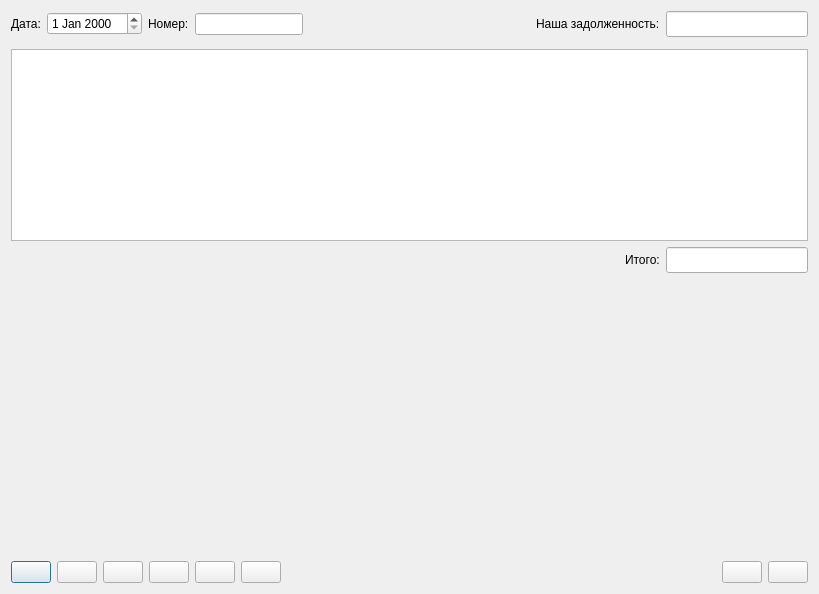
<?xml version="1.0" encoding="UTF-8"?>
<ui version="4.0">
 <class>dialog</class>
 <widget class="Dialog" name="dialog">
  <property name="geometry">
   <rect>
    <x>0</x>
    <y>0</y>
    <width>819</width>
    <height>594</height>
   </rect>
  </property>
  <property name="sizePolicy">
   <sizepolicy hsizetype="Expanding" vsizetype="Expanding">
    <horstretch>0</horstretch>
    <verstretch>0</verstretch>
   </sizepolicy>
  </property>
  <property name="name" stdset="0">
   <string>Документ3</string>
  </property>
  <property name="caption" stdset="0">
   <string>Товар в рознице. Реализация за наличные расчет</string>
  </property>
  <layout class="QVBoxLayout" name="vbxLayout">
   <item>
    <layout class="QHBoxLayout">
     <item>
      <widget class="QLabel" name="label">
       <property name="sizePolicy">
        <sizepolicy hsizetype="Fixed" vsizetype="Fixed">
         <horstretch>0</horstretch>
         <verstretch>0</verstretch>
        </sizepolicy>
       </property>
       <property name="text">
        <string>Дата:</string>
       </property>
      </widget>
     </item>
     <item>
      <widget class="QDateEdit" name="dateEdit">
       <property name="sizePolicy">
        <sizepolicy hsizetype="Fixed" vsizetype="Fixed">
         <horstretch>0</horstretch>
         <verstretch>0</verstretch>
        </sizepolicy>
       </property>
       <property name="font">
        <font>
         <pointsize>9</pointsize>
         <weight>50</weight>
         <bold>false</bold>
        </font>
       </property>
       <property name="readOnly">
        <bool>false</bool>
       </property>
      </widget>
     </item>
     <item>
      <widget class="QLabel" name="label">
       <property name="sizePolicy">
        <sizepolicy hsizetype="Fixed" vsizetype="Fixed">
         <horstretch>0</horstretch>
         <verstretch>0</verstretch>
        </sizepolicy>
       </property>
       <property name="text">
        <string>Номер:</string>
       </property>
      </widget>
     </item>
     <item>
      <widget class="QLineEdit" name="numberEdit">
       <property name="sizePolicy">
        <sizepolicy hsizetype="Fixed" vsizetype="Fixed">
         <horstretch>0</horstretch>
         <verstretch>0</verstretch>
        </sizepolicy>
       </property>
       <property name="font">
        <font>
         <pointsize>9</pointsize>
         <weight>50</weight>
         <bold>false</bold>
        </font>
       </property>
       <property name="readOnly">
        <bool>false</bool>
       </property>
      </widget>
     </item>
     <item>
      <spacer name="horizontalSpacer">
       <property name="orientation">
        <enum>Qt::Horizontal</enum>
       </property>
       <property name="sizeHint" stdset="0">
        <size>
         <width>40</width>
         <height>20</height>
        </size>
       </property>
      </spacer>
     </item>
     <item>
      <widget class="QLabel" name="label_2">
       <property name="text">
        <string>Наша задолженность:</string>
       </property>
      </widget>
     </item>
     <item>
      <widget class="MyNumericEdit" name="myNumericEditDebt">
       <property name="sizePolicy">
        <sizepolicy hsizetype="Fixed" vsizetype="Fixed">
         <horstretch>0</horstretch>
         <verstretch>0</verstretch>
        </sizepolicy>
       </property>
       <property name="font">
        <font>
         <pointsize>11</pointsize>
         <weight>75</weight>
         <bold>true</bold>
        </font>
       </property>
       <property name="readOnly">
        <bool>true</bool>
       </property>
      </widget>
     </item>
    </layout>
   </item>
   <item>
    <widget class="DocParameters" name="docParameters"/>
   </item>
   <item>
    <layout class="QHBoxLayout" name="tableLayout">
     <item>
      <widget class="TableView" name="tableView">
       <property name="geometry">
        <rect>
         <x>0</x>
         <y>0</y>
         <width>640</width>
         <height>480</height>
        </rect>
       </property>
       <property name="sizePolicy">
        <sizepolicy hsizetype="Expanding" vsizetype="Fixed">
         <horstretch>0</horstretch>
         <verstretch>0</verstretch>
        </sizepolicy>
       </property>
      </widget>
     </item>
    </layout>
   </item>
   <item>
    <layout class="QHBoxLayout" name="horizontalLayout_3">
     <item>
      <widget class="Picture" name="picture"/>
     </item>
     <item>
      <layout class="QVBoxLayout" name="verticalLayout">
       <item>
        <layout class="QHBoxLayout" name="phbxItogLayout">
         <item>
          <spacer name="horizontalSpacer">
           <property name="orientation">
            <enum>Qt::Horizontal</enum>
           </property>
           <property name="sizeHint" stdset="0">
            <size>
             <width>40</width>
             <height>20</height>
            </size>
           </property>
          </spacer>
         </item>
         <item>
          <widget class="QLabel" name="label">
           <property name="sizePolicy">
            <sizepolicy hsizetype="Fixed" vsizetype="Fixed">
             <horstretch>0</horstretch>
             <verstretch>0</verstretch>
            </sizepolicy>
           </property>
           <property name="text">
            <string>Итого:</string>
           </property>
          </widget>
         </item>
         <item>
          <widget class="MyNumericEdit" name="itogNumeric">
           <property name="sizePolicy">
            <sizepolicy hsizetype="Fixed" vsizetype="Fixed">
             <horstretch>0</horstretch>
             <verstretch>0</verstretch>
            </sizepolicy>
           </property>
           <property name="font">
            <font>
             <pointsize>11</pointsize>
             <weight>75</weight>
             <bold>true</bold>
            </font>
           </property>
           <property name="readOnly">
            <bool>true</bool>
           </property>
          </widget>
         </item>
        </layout>
       </item>
       <item>
        <spacer name="verticalSpacer">
         <property name="orientation">
          <enum>Qt::Vertical</enum>
         </property>
         <property name="sizeHint" stdset="0">
          <size>
           <width>20</width>
           <height>40</height>
          </size>
         </property>
        </spacer>
       </item>
      </layout>
     </item>
    </layout>
   </item>
   <item>
    <layout class="QHBoxLayout" name="cmdButtonLayout">
     <item>
      <widget class="QPushButton" name="buttonAdd">
       <property name="text">
        <string/>
       </property>
       <property name="icon">
        <iconset>
         <normaloff>:buttonAdd</normaloff>
         <normalon>:buttonAdd</normalon>
         <activeoff>:buttonAdd</activeoff>
         <activeon>:buttonAdd</activeon>
         <selectedoff>:buttonAdd</selectedoff>
         <selectedon>:buttonAdd</selectedon>:buttonAdd</iconset>
       </property>
      </widget>
     </item>
     <item>
      <widget class="QPushButton" name="buttonQueryAdd">
       <property name="text">
        <string/>
       </property>
       <property name="icon">
        <iconset resource="../../../resources.qrc">
         <normaloff>:/buttonQueryAdd</normaloff>:/buttonQueryAdd</iconset>
       </property>
      </widget>
     </item>
     <item>
      <widget class="QPushButton" name="buttonDelete">
       <property name="text">
        <string/>
       </property>
       <property name="icon">
        <iconset>
         <normaloff>:buttonDelete</normaloff>
         <normalon>:buttonDelete</normalon>
         <activeoff>:buttonDelete</activeoff>
         <activeon>:buttonDelete</activeon>
         <selectedoff>:buttonDelete</selectedoff>
         <selectedon>:buttonDelete</selectedon>:buttonDelete</iconset>
       </property>
      </widget>
     </item>
     <item>
      <widget class="QPushButton" name="buttonRequery">
       <property name="text">
        <string/>
       </property>
       <property name="icon">
        <iconset>
         <normaloff>:buttonRequery</normaloff>
         <normalon>:buttonRequery</normalon>
         <activeoff>:buttonRequery</activeoff>
         <activeon>:buttonRequery</activeon>
         <selectedoff>:buttonRequery</selectedoff>
         <selectedon>:buttonRequery</selectedon>:buttonRequery</iconset>
       </property>
      </widget>
     </item>
     <item>
      <widget class="QPushButton" name="buttonPrint">
       <property name="text">
        <string/>
       </property>
       <property name="icon">
        <iconset>
         <normaloff>:buttonPrint</normaloff>
         <normalon>:buttonPrint</normalon>
         <activeoff>:buttonPrint</activeoff>
         <activeon>:buttonPrint</activeon>
         <selectedoff>:buttonPrint</selectedoff>
         <selectedon>:buttonPrint</selectedon>:buttonPrint</iconset>
       </property>
      </widget>
     </item>
     <item>
      <widget class="QPushButton" name="buttonLoad">
       <property name="text">
        <string/>
       </property>
       <property name="icon">
        <iconset resource="../../../resources.qrc">
         <normaloff>:/buttonLoad</normaloff>:/buttonLoad</iconset>
       </property>
      </widget>
     </item>
     <item>
      <spacer name="horizontalSpacer">
       <property name="orientation">
        <enum>Qt::Horizontal</enum>
       </property>
       <property name="sizeHint" stdset="0">
        <size>
         <width>40</width>
         <height>20</height>
        </size>
       </property>
      </spacer>
     </item>
     <item>
      <widget class="QPushButton" name="buttonOk">
       <property name="text">
        <string/>
       </property>
       <property name="icon">
        <iconset>
         <normaloff>:buttonOk</normaloff>
         <normalon>:buttonOk</normalon>
         <activeoff>:buttonOk</activeoff>
         <activeon>:buttonOk</activeon>
         <selectedoff>:buttonOk</selectedoff>
         <selectedon>:buttonOk</selectedon>:buttonOk</iconset>
       </property>
      </widget>
     </item>
     <item>
      <widget class="QPushButton" name="buttonCancel">
       <property name="text">
        <string/>
       </property>
       <property name="icon">
        <iconset>
         <normaloff>:buttonCancel</normaloff>
         <normalon>:buttonCancel</normalon>
         <activeoff>:buttonCancel</activeoff>
         <activeon>:buttonCancel</activeon>
         <selectedoff>:buttonCancel</selectedoff>
         <selectedon>:buttonCancel</selectedon>:buttonCancel</iconset>
       </property>
      </widget>
     </item>
    </layout>
   </item>
  </layout>
 </widget>
 <customwidgets>
  <customwidget>
   <class>Dialog</class>
   <extends>QDialog</extends>
   <header>dialog.h</header>
   <container>1</container>
  </customwidget>
  <customwidget>
   <class>Picture</class>
   <extends>QFrame</extends>
   <header>picture.h</header>
   <container>1</container>
  </customwidget>
  <customwidget>
   <class>TableView</class>
   <extends>QTableView</extends>
   <header>tableview.h</header>
   <container>1</container>
  </customwidget>
  <customwidget>
   <class>DocParameters</class>
   <extends>QFrame</extends>
   <header>docparameters.h</header>
  </customwidget>
  <customwidget>
   <class>MyNumericEdit</class>
   <extends>QLineEdit</extends>
   <header>mynumericedit.h</header>
  </customwidget>
 </customwidgets>
 <resources>
  <include location="../../../resources.qrc"/>
 </resources>
 <connections/>
</ui>
